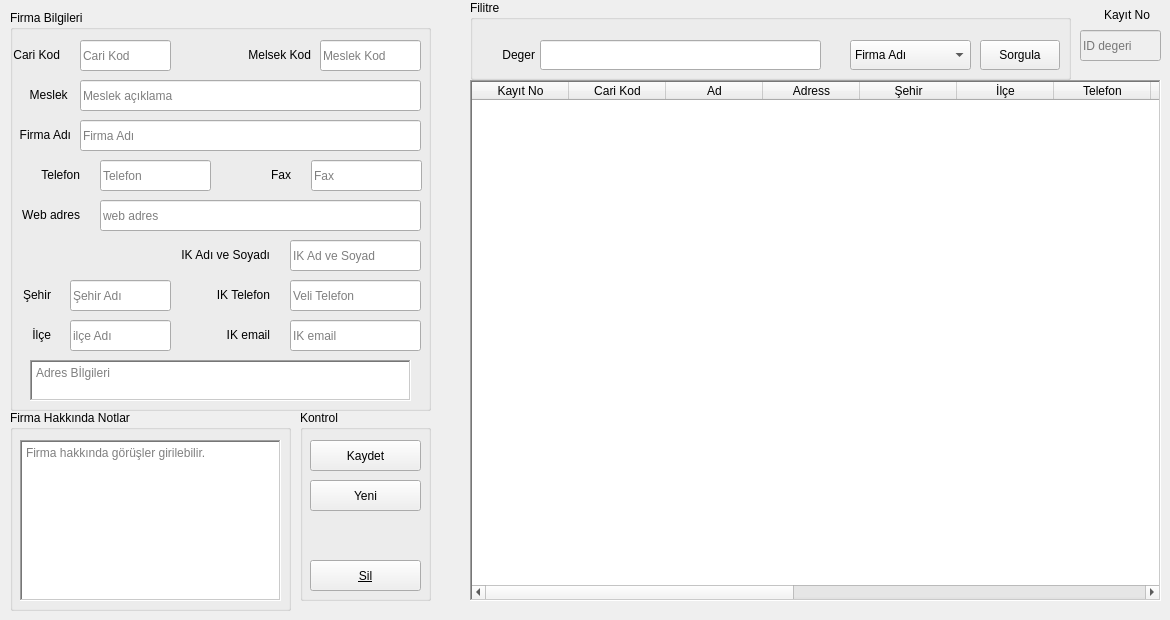
      <widget class="QWidget" name="tab_11">
       <attribute name="title">
        <string>Firma Detay</string>
       </attribute>
       <widget class="QLineEdit" name="lineEdit_23">
        <property name="enabled">
         <bool>false</bool>
        </property>
        <property name="geometry">
         <rect>
          <x>1080</x>
          <y>30</y>
          <width>81</width>
          <height>31</height>
         </rect>
        </property>
        <property name="placeholderText">
         <string>ID degeri</string>
        </property>
       </widget>
       <widget class="QLabel" name="label_27">
        <property name="enabled">
         <bool>true</bool>
        </property>
        <property name="geometry">
         <rect>
          <x>1020</x>
          <y>0</y>
          <width>130</width>
          <height>30</height>
         </rect>
        </property>
        <property name="midLineWidth">
         <number>0</number>
        </property>
        <property name="text">
         <string>Kayıt No</string>
        </property>
        <property name="alignment">
         <set>Qt::AlignRight|Qt::AlignTrailing|Qt::AlignVCenter</set>
        </property>
       </widget>
       <widget class="QGroupBox" name="groupBox_15">
        <property name="geometry">
         <rect>
          <x>10</x>
          <y>10</y>
          <width>421</width>
          <height>401</height>
         </rect>
        </property>
        <property name="title">
         <string>Firma Bilgileri</string>
        </property>
        <widget class="QLabel" name="label_54">
         <property name="geometry">
          <rect>
           <x>-1</x>
           <y>30</y>
           <width>51</width>
           <height>30</height>
          </rect>
         </property>
         <property name="midLineWidth">
          <number>0</number>
         </property>
         <property name="text">
          <string>Cari Kod</string>
         </property>
         <property name="alignment">
          <set>Qt::AlignRight|Qt::AlignTrailing|Qt::AlignVCenter</set>
         </property>
        </widget>
        <widget class="QLabel" name="label_55">
         <property name="geometry">
          <rect>
           <x>19</x>
           <y>150</y>
           <width>51</width>
           <height>30</height>
          </rect>
         </property>
         <property name="midLineWidth">
          <number>0</number>
         </property>
         <property name="text">
          <string>Telefon</string>
         </property>
         <property name="alignment">
          <set>Qt::AlignRight|Qt::AlignTrailing|Qt::AlignVCenter</set>
         </property>
        </widget>
        <widget class="QLineEdit" name="lineEdit_39">
         <property name="geometry">
          <rect>
           <x>70</x>
           <y>110</y>
           <width>341</width>
           <height>31</height>
          </rect>
         </property>
         <property name="text">
          <string/>
         </property>
         <property name="placeholderText">
          <string>Firma Adı</string>
         </property>
         <property name="clearButtonEnabled">
          <bool>true</bool>
         </property>
        </widget>
        <widget class="QLabel" name="label_56">
         <property name="geometry">
          <rect>
           <x>230</x>
           <y>150</y>
           <width>51</width>
           <height>30</height>
          </rect>
         </property>
         <property name="midLineWidth">
          <number>0</number>
         </property>
         <property name="text">
          <string>Fax</string>
         </property>
         <property name="alignment">
          <set>Qt::AlignRight|Qt::AlignTrailing|Qt::AlignVCenter</set>
         </property>
        </widget>
        <widget class="QLineEdit" name="lineEdit_45">
         <property name="geometry">
          <rect>
           <x>70</x>
           <y>30</y>
           <width>91</width>
           <height>31</height>
          </rect>
         </property>
         <property name="inputMask">
          <string/>
         </property>
         <property name="text">
          <string/>
         </property>
         <property name="maxLength">
          <number>9</number>
         </property>
         <property name="readOnly">
          <bool>false</bool>
         </property>
         <property name="placeholderText">
          <string>Cari Kod</string>
         </property>
         <property name="clearButtonEnabled">
          <bool>true</bool>
         </property>
        </widget>
        <widget class="QLabel" name="label_57">
         <property name="geometry">
          <rect>
           <x>0</x>
           <y>110</y>
           <width>61</width>
           <height>30</height>
          </rect>
         </property>
         <property name="midLineWidth">
          <number>0</number>
         </property>
         <property name="text">
          <string>Firma Adı</string>
         </property>
         <property name="alignment">
          <set>Qt::AlignRight|Qt::AlignTrailing|Qt::AlignVCenter</set>
         </property>
        </widget>
        <widget class="QLineEdit" name="lineEdit_46">
         <property name="geometry">
          <rect>
           <x>90</x>
           <y>150</y>
           <width>111</width>
           <height>31</height>
          </rect>
         </property>
         <property name="inputMask">
          <string/>
         </property>
         <property name="text">
          <string/>
         </property>
         <property name="maxLength">
          <number>16</number>
         </property>
         <property name="placeholderText">
          <string>Telefon</string>
         </property>
        </widget>
        <widget class="QLineEdit" name="lineEdit_47">
         <property name="geometry">
          <rect>
           <x>301</x>
           <y>150</y>
           <width>111</width>
           <height>31</height>
          </rect>
         </property>
         <property name="inputMask">
          <string/>
         </property>
         <property name="text">
          <string/>
         </property>
         <property name="maxLength">
          <number>11</number>
         </property>
         <property name="placeholderText">
          <string>Fax</string>
         </property>
        </widget>
        <widget class="QLineEdit" name="lineEdit_48">
         <property name="geometry">
          <rect>
           <x>280</x>
           <y>230</y>
           <width>131</width>
           <height>31</height>
          </rect>
         </property>
         <property name="inputMask">
          <string/>
         </property>
         <property name="text">
          <string/>
         </property>
         <property name="placeholderText">
          <string>IK Ad ve Soyad</string>
         </property>
        </widget>
        <widget class="QLabel" name="label_58">
         <property name="geometry">
          <rect>
           <x>130</x>
           <y>230</y>
           <width>130</width>
           <height>30</height>
          </rect>
         </property>
         <property name="midLineWidth">
          <number>0</number>
         </property>
         <property name="text">
          <string>IK Adı ve Soyadı</string>
         </property>
         <property name="alignment">
          <set>Qt::AlignRight|Qt::AlignTrailing|Qt::AlignVCenter</set>
         </property>
        </widget>
        <widget class="QLineEdit" name="lineEdit_49">
         <property name="geometry">
          <rect>
           <x>280</x>
           <y>270</y>
           <width>131</width>
           <height>31</height>
          </rect>
         </property>
         <property name="inputMask">
          <string/>
         </property>
         <property name="text">
          <string/>
         </property>
         <property name="maxLength">
          <number>11</number>
         </property>
         <property name="placeholderText">
          <string>Veli Telefon</string>
         </property>
        </widget>
        <widget class="QLabel" name="label_59">
         <property name="geometry">
          <rect>
           <x>130</x>
           <y>270</y>
           <width>130</width>
           <height>30</height>
          </rect>
         </property>
         <property name="midLineWidth">
          <number>0</number>
         </property>
         <property name="text">
          <string>IK Telefon</string>
         </property>
         <property name="alignment">
          <set>Qt::AlignRight|Qt::AlignTrailing|Qt::AlignVCenter</set>
         </property>
        </widget>
        <widget class="QLabel" name="label_60">
         <property name="geometry">
          <rect>
           <x>230</x>
           <y>30</y>
           <width>71</width>
           <height>30</height>
          </rect>
         </property>
         <property name="midLineWidth">
          <number>0</number>
         </property>
         <property name="text">
          <string>Melsek Kod</string>
         </property>
         <property name="alignment">
          <set>Qt::AlignRight|Qt::AlignTrailing|Qt::AlignVCenter</set>
         </property>
        </widget>
        <widget class="QLineEdit" name="lineEdit_50">
         <property name="geometry">
          <rect>
           <x>310</x>
           <y>30</y>
           <width>101</width>
           <height>31</height>
          </rect>
         </property>
         <property name="inputMethodHints">
          <set>Qt::ImhFormattedNumbersOnly</set>
         </property>
         <property name="inputMask">
          <string/>
         </property>
         <property name="maxLength">
          <number>9</number>
         </property>
         <property name="placeholderText">
          <string>Meslek Kod</string>
         </property>
         <property name="clearButtonEnabled">
          <bool>true</bool>
         </property>
        </widget>
        <widget class="QLabel" name="label_61">
         <property name="geometry">
          <rect>
           <x>9</x>
           <y>190</y>
           <width>61</width>
           <height>30</height>
          </rect>
         </property>
         <property name="midLineWidth">
          <number>0</number>
         </property>
         <property name="text">
          <string>Web adres</string>
         </property>
         <property name="alignment">
          <set>Qt::AlignRight|Qt::AlignTrailing|Qt::AlignVCenter</set>
         </property>
        </widget>
        <widget class="QLineEdit" name="lineEdit_51">
         <property name="geometry">
          <rect>
           <x>90</x>
           <y>190</y>
           <width>321</width>
           <height>31</height>
          </rect>
         </property>
         <property name="inputMethodHints">
          <set>Qt::ImhFormattedNumbersOnly|Qt::ImhUrlCharactersOnly</set>
         </property>
         <property name="inputMask">
          <string/>
         </property>
         <property name="placeholderText">
          <string>web adres</string>
         </property>
         <property name="clearButtonEnabled">
          <bool>true</bool>
         </property>
        </widget>
        <widget class="QLineEdit" name="lineEdit_54">
         <property name="geometry">
          <rect>
           <x>280</x>
           <y>310</y>
           <width>131</width>
           <height>31</height>
          </rect>
         </property>
         <property name="text">
          <string/>
         </property>
         <property name="placeholderText">
          <string>IK email</string>
         </property>
        </widget>
        <widget class="QLabel" name="label_65">
         <property name="geometry">
          <rect>
           <x>130</x>
           <y>310</y>
           <width>130</width>
           <height>30</height>
          </rect>
         </property>
         <property name="midLineWidth">
          <number>0</number>
         </property>
         <property name="text">
          <string>IK email</string>
         </property>
         <property name="alignment">
          <set>Qt::AlignRight|Qt::AlignTrailing|Qt::AlignVCenter</set>
         </property>
        </widget>
        <widget class="QLabel" name="label_66">
         <property name="geometry">
          <rect>
           <x>0</x>
           <y>70</y>
           <width>61</width>
           <height>30</height>
          </rect>
         </property>
         <property name="midLineWidth">
          <number>0</number>
         </property>
         <property name="text">
          <string>Meslek </string>
         </property>
         <property name="alignment">
          <set>Qt::AlignRight|Qt::AlignTrailing|Qt::AlignVCenter</set>
         </property>
        </widget>
        <widget class="QLineEdit" name="lineEdit_55">
         <property name="geometry">
          <rect>
           <x>70</x>
           <y>70</y>
           <width>341</width>
           <height>31</height>
          </rect>
         </property>
         <property name="text">
          <string/>
         </property>
         <property name="placeholderText">
          <string>Meslek açıklama</string>
         </property>
         <property name="clearButtonEnabled">
          <bool>true</bool>
         </property>
        </widget>
        <widget class="QLabel" name="label_62">
         <property name="geometry">
          <rect>
           <x>10</x>
           <y>310</y>
           <width>31</width>
           <height>30</height>
          </rect>
         </property>
         <property name="midLineWidth">
          <number>0</number>
         </property>
         <property name="text">
          <string>İlçe</string>
         </property>
         <property name="alignment">
          <set>Qt::AlignRight|Qt::AlignTrailing|Qt::AlignVCenter</set>
         </property>
        </widget>
        <widget class="QLabel" name="label_64">
         <property name="geometry">
          <rect>
           <x>10</x>
           <y>270</y>
           <width>31</width>
           <height>30</height>
          </rect>
         </property>
         <property name="midLineWidth">
          <number>0</number>
         </property>
         <property name="text">
          <string>Şehir</string>
         </property>
         <property name="alignment">
          <set>Qt::AlignRight|Qt::AlignTrailing|Qt::AlignVCenter</set>
         </property>
        </widget>
        <widget class="QLineEdit" name="lineEdit_52">
         <property name="geometry">
          <rect>
           <x>60</x>
           <y>310</y>
           <width>101</width>
           <height>31</height>
          </rect>
         </property>
         <property name="placeholderText">
          <string>ilçe Adı</string>
         </property>
        </widget>
        <widget class="QLineEdit" name="lineEdit_53">
         <property name="geometry">
          <rect>
           <x>60</x>
           <y>270</y>
           <width>101</width>
           <height>31</height>
          </rect>
         </property>
         <property name="placeholderText">
          <string>Şehir Adı</string>
         </property>
        </widget>
        <widget class="QTextEdit" name="textEdit_4">
         <property name="geometry">
          <rect>
           <x>20</x>
           <y>350</y>
           <width>381</width>
           <height>41</height>
          </rect>
         </property>
         <property name="frameShape">
          <enum>QFrame::WinPanel</enum>
         </property>
         <property name="placeholderText">
          <string>Adres Bİlgileri</string>
         </property>
        </widget>
        <widget class="QLabel" name="label_114">
         <property name="geometry">
          <rect>
           <x>147</x>
           <y>33</y>
           <width>21</width>
           <height>20</height>
          </rect>
         </property>
         <property name="text">
          <string/>
         </property>
         <property name="pixmap">
          <pixmap resource="icons.qrc">:/staticfiles/icons/warning.png</pixmap>
         </property>
         <property name="scaledContents">
          <bool>true</bool>
         </property>
        </widget>
        <widget class="QLabel" name="label_115">
         <property name="geometry">
          <rect>
           <x>397</x>
           <y>33</y>
           <width>21</width>
           <height>20</height>
          </rect>
         </property>
         <property name="text">
          <string/>
         </property>
         <property name="pixmap">
          <pixmap resource="icons.qrc">:/staticfiles/icons/warning.png</pixmap>
         </property>
         <property name="scaledContents">
          <bool>true</bool>
         </property>
        </widget>
        <widget class="QLabel" name="label_116">
         <property name="geometry">
          <rect>
           <x>397</x>
           <y>114</y>
           <width>21</width>
           <height>20</height>
          </rect>
         </property>
         <property name="text">
          <string/>
         </property>
         <property name="pixmap">
          <pixmap resource="icons.qrc">:/staticfiles/icons/warning.png</pixmap>
         </property>
         <property name="scaledContents">
          <bool>true</bool>
         </property>
        </widget>
        <widget class="QLabel" name="label_117">
         <property name="geometry">
          <rect>
           <x>187</x>
           <y>153</y>
           <width>21</width>
           <height>20</height>
          </rect>
         </property>
         <property name="text">
          <string/>
         </property>
         <property name="pixmap">
          <pixmap resource="icons.qrc">:/staticfiles/icons/warning.png</pixmap>
         </property>
         <property name="scaledContents">
          <bool>true</bool>
         </property>
        </widget>
        <widget class="QLabel" name="label_118">
         <property name="geometry">
          <rect>
           <x>147</x>
           <y>273</y>
           <width>21</width>
           <height>20</height>
          </rect>
         </property>
         <property name="text">
          <string/>
         </property>
         <property name="pixmap">
          <pixmap resource="icons.qrc">:/staticfiles/icons/warning.png</pixmap>
         </property>
         <property name="scaledContents">
          <bool>true</bool>
         </property>
        </widget>
        <widget class="QLabel" name="label_119">
         <property name="geometry">
          <rect>
           <x>147</x>
           <y>313</y>
           <width>21</width>
           <height>20</height>
          </rect>
         </property>
         <property name="text">
          <string/>
         </property>
         <property name="pixmap">
          <pixmap resource="icons.qrc">:/staticfiles/icons/warning.png</pixmap>
         </property>
         <property name="scaledContents">
          <bool>true</bool>
         </property>
        </widget>
        <widget class="QLabel" name="label_120">
         <property name="geometry">
          <rect>
           <x>390</x>
           <y>360</y>
           <width>21</width>
           <height>20</height>
          </rect>
         </property>
         <property name="text">
          <string/>
         </property>
         <property name="pixmap">
          <pixmap resource="icons.qrc">:/staticfiles/icons/warning.png</pixmap>
         </property>
         <property name="scaledContents">
          <bool>true</bool>
         </property>
        </widget>
       </widget>
       <widget class="QGroupBox" name="groupBox_18">
        <property name="geometry">
         <rect>
          <x>10</x>
          <y>410</y>
          <width>281</width>
          <height>201</height>
         </rect>
        </property>
        <property name="title">
         <string>Firma Hakkında Notlar</string>
        </property>
        <widget class="QTextEdit" name="textEdit_5">
         <property name="geometry">
          <rect>
           <x>10</x>
           <y>30</y>
           <width>261</width>
           <height>161</height>
          </rect>
         </property>
         <property name="autoFillBackground">
          <bool>true</bool>
         </property>
         <property name="frameShape">
          <enum>QFrame::WinPanel</enum>
         </property>
         <property name="sizeAdjustPolicy">
          <enum>QAbstractScrollArea::AdjustToContents</enum>
         </property>
         <property name="autoFormatting">
          <set>QTextEdit::AutoAll</set>
         </property>
         <property name="documentTitle">
          <string>deneme</string>
         </property>
         <property name="markdown">
          <string/>
         </property>
         <property name="html">
          <string>&lt;!DOCTYPE HTML PUBLIC &quot;-//W3C//DTD HTML 4.0//EN&quot; &quot;http://www.w3.org/TR/REC-html40/strict.dtd&quot;&gt;
&lt;html&gt;&lt;head&gt;&lt;meta name=&quot;qrichtext&quot; content=&quot;1&quot; /&gt;&lt;title&gt;deneme&lt;/title&gt;&lt;style type=&quot;text/css&quot;&gt;
p, li { white-space: pre-wrap; }
&lt;/style&gt;&lt;/head&gt;&lt;body style=&quot; font-family:'MS Shell Dlg 2'; font-size:7.8pt; font-weight:400; font-style:normal;&quot;&gt;
&lt;p style=&quot;-qt-paragraph-type:empty; margin-top:0px; margin-bottom:0px; margin-left:0px; margin-right:0px; -qt-block-indent:0; text-indent:0px;&quot;&gt;&lt;br /&gt;&lt;/p&gt;&lt;/body&gt;&lt;/html&gt;</string>
         </property>
         <property name="placeholderText">
          <string>Firma hakkında görüşler girilebilir.</string>
         </property>
        </widget>
       </widget>
       <widget class="QGroupBox" name="groupBox_14">
        <property name="geometry">
         <rect>
          <x>300</x>
          <y>410</y>
          <width>131</width>
          <height>191</height>
         </rect>
        </property>
        <property name="title">
         <string>Kontrol</string>
        </property>
        <widget class="QPushButton" name="pushButton_18">
         <property name="geometry">
          <rect>
           <x>10</x>
           <y>30</y>
           <width>111</width>
           <height>31</height>
          </rect>
         </property>
         <property name="text">
          <string>Kaydet</string>
         </property>
        </widget>
        <widget class="QPushButton" name="pushButton_19">
         <property name="geometry">
          <rect>
           <x>10</x>
           <y>150</y>
           <width>111</width>
           <height>31</height>
          </rect>
         </property>
         <property name="font">
          <font>
           <underline>true</underline>
          </font>
         </property>
         <property name="text">
          <string>Sil</string>
         </property>
        </widget>
        <widget class="QPushButton" name="pushButton_32">
         <property name="geometry">
          <rect>
           <x>10</x>
           <y>70</y>
           <width>111</width>
           <height>31</height>
          </rect>
         </property>
         <property name="text">
          <string>Yeni</string>
         </property>
        </widget>
       </widget>
       <widget class="QTableWidget" name="tableWidget_5">
        <property name="geometry">
         <rect>
          <x>470</x>
          <y>80</y>
          <width>691</width>
          <height>521</height>
         </rect>
        </property>
        <property name="frameShape">
         <enum>QFrame::WinPanel</enum>
        </property>
        <property name="frameShadow">
         <enum>QFrame::Sunken</enum>
        </property>
        <property name="sizeAdjustPolicy">
         <enum>QAbstractScrollArea::AdjustToContentsOnFirstShow</enum>
        </property>
        <property name="editTriggers">
         <set>QAbstractItemView::NoEditTriggers</set>
        </property>
        <property name="alternatingRowColors">
         <bool>true</bool>
        </property>
        <property name="selectionMode">
         <enum>QAbstractItemView::SingleSelection</enum>
        </property>
        <property name="selectionBehavior">
         <enum>QAbstractItemView::SelectRows</enum>
        </property>
        <attribute name="horizontalHeaderCascadingSectionResizes">
         <bool>true</bool>
        </attribute>
        <attribute name="horizontalHeaderDefaultSectionSize">
         <number>97</number>
        </attribute>
        <attribute name="verticalHeaderCascadingSectionResizes">
         <bool>true</bool>
        </attribute>
        <column>
         <property name="text">
          <string>Kayıt No</string>
         </property>
        </column>
        <column>
         <property name="text">
          <string>Cari Kod</string>
         </property>
        </column>
        <column>
         <property name="text">
          <string>Ad</string>
         </property>
        </column>
        <column>
         <property name="text">
          <string>Adress</string>
         </property>
        </column>
        <column>
         <property name="text">
          <string>Şehir</string>
         </property>
        </column>
        <column>
         <property name="text">
          <string>İlçe</string>
         </property>
        </column>
        <column>
         <property name="text">
          <string>Telefon</string>
         </property>
        </column>
        <column>
         <property name="text">
          <string>Fax</string>
         </property>
        </column>
        <column>
         <property name="text">
          <string>Web</string>
         </property>
        </column>
        <column>
         <property name="text">
          <string>Sektor_kod</string>
         </property>
        </column>
        <column>
         <property name="text">
          <string>Sektor</string>
         </property>
        </column>
        <column>
         <property name="text">
          <string>IK Adı</string>
         </property>
        </column>
        <column>
         <property name="text">
          <string>IK Telefon</string>
         </property>
        </column>
        <column>
         <property name="text">
          <string>IK email</string>
         </property>
        </column>
        <column>
         <property name="text">
          <string>Notlar</string>
         </property>
        </column>
       </widget>
       <widget class="QGroupBox" name="groupBox_25">
        <property name="geometry">
         <rect>
          <x>470</x>
          <y>0</y>
          <width>601</width>
          <height>80</height>
         </rect>
        </property>
        <property name="title">
         <string>Filitre</string>
        </property>
        <widget class="QLineEdit" name="lineEdit_76">
         <property name="geometry">
          <rect>
           <x>70</x>
           <y>40</y>
           <width>281</width>
           <height>30</height>
          </rect>
         </property>
         <property name="clearButtonEnabled">
          <bool>true</bool>
         </property>
        </widget>
        <widget class="QPushButton" name="pushButton_22">
         <property name="geometry">
          <rect>
           <x>510</x>
           <y>40</y>
           <width>80</width>
           <height>30</height>
          </rect>
         </property>
         <property name="text">
          <string>Sorgula</string>
         </property>
        </widget>
        <widget class="QComboBox" name="comboBox_10">
         <property name="geometry">
          <rect>
           <x>380</x>
           <y>40</y>
           <width>121</width>
           <height>30</height>
          </rect>
         </property>
         <item>
          <property name="text">
           <string>Firma Adı</string>
          </property>
         </item>
         <item>
          <property name="text">
           <string>Cari Kod</string>
          </property>
         </item>
         <item>
          <property name="text">
           <string>Adres</string>
          </property>
         </item>
        </widget>
        <widget class="QLabel" name="label_30">
         <property name="geometry">
          <rect>
           <x>10</x>
           <y>40</y>
           <width>55</width>
           <height>30</height>
          </rect>
         </property>
         <property name="text">
          <string>Deger</string>
         </property>
         <property name="alignment">
          <set>Qt::AlignRight|Qt::AlignTrailing|Qt::AlignVCenter</set>
         </property>
        </widget>
       </widget>
      </widget>
